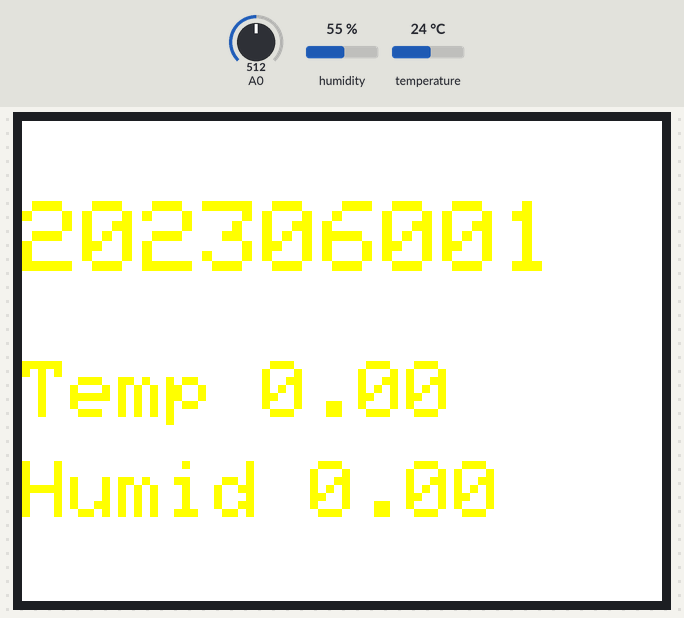
The sketch below on a simulated ESP8266 (NodeMCU). Parts: 320×240 colour display. The test bench sets the inputs (shaded band); at power-on: temperature 24 °C, humidity 55 %, A0 = 512. WiFi joins after 1.5 s; servers stay silent unless stated; uploads are accepted with an empty reply; what the sketch prints to the serial monitor is not drawn.

Above: at 0.3 s.
3.0 s: temperature set to 28 °C
At 8.5 s:
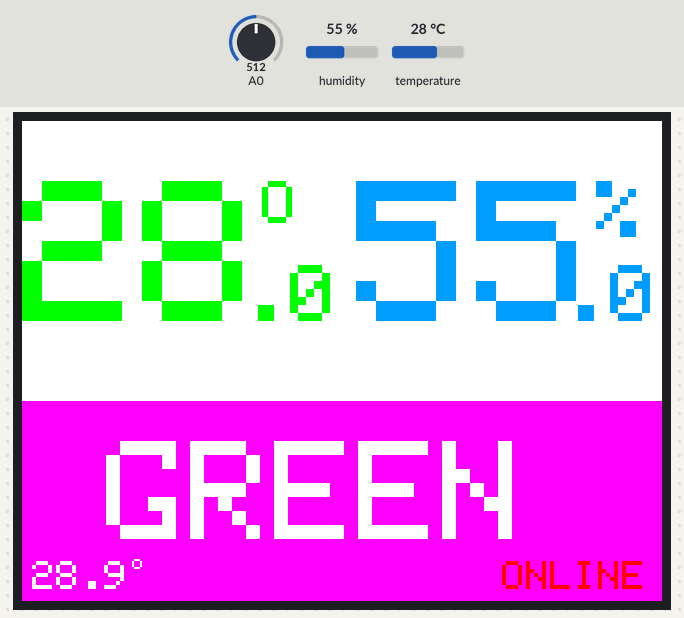
13.6 s: humidity set to 88 %
At 23.8 s:
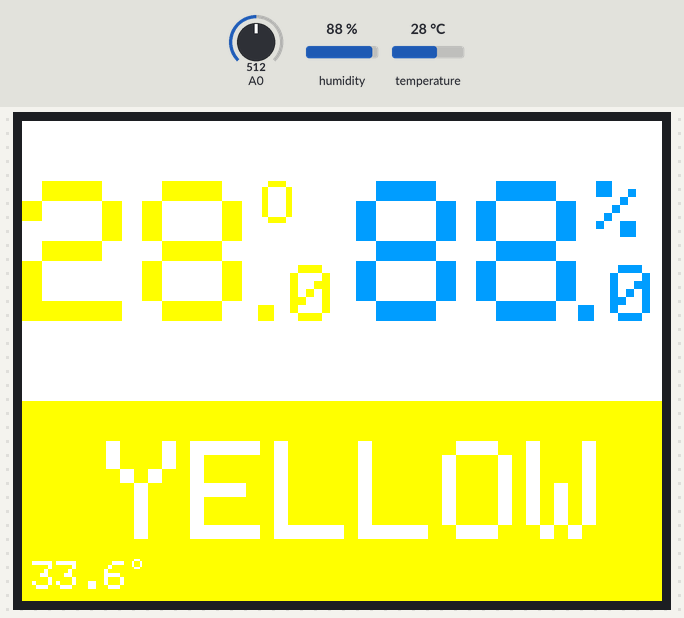
24.2 s: temperature set to 33 °C
At 28.7 s:
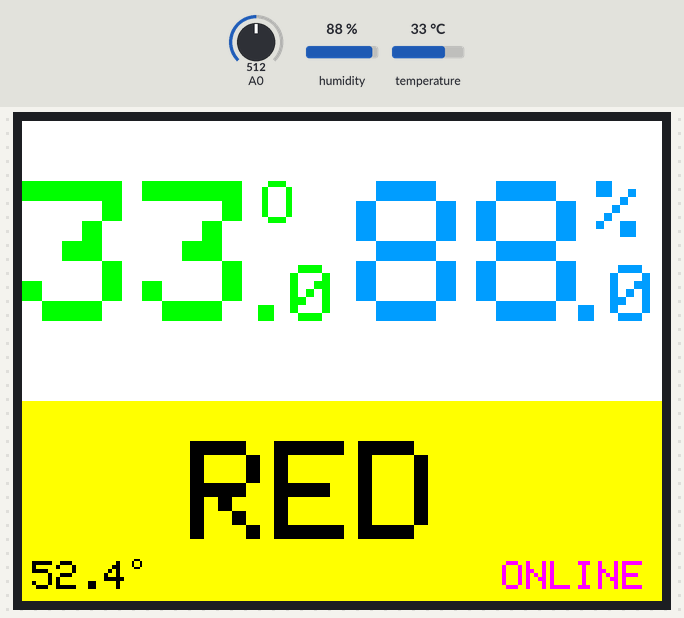
34.8 s: temperature set to 41 °C
At 39.9 s:
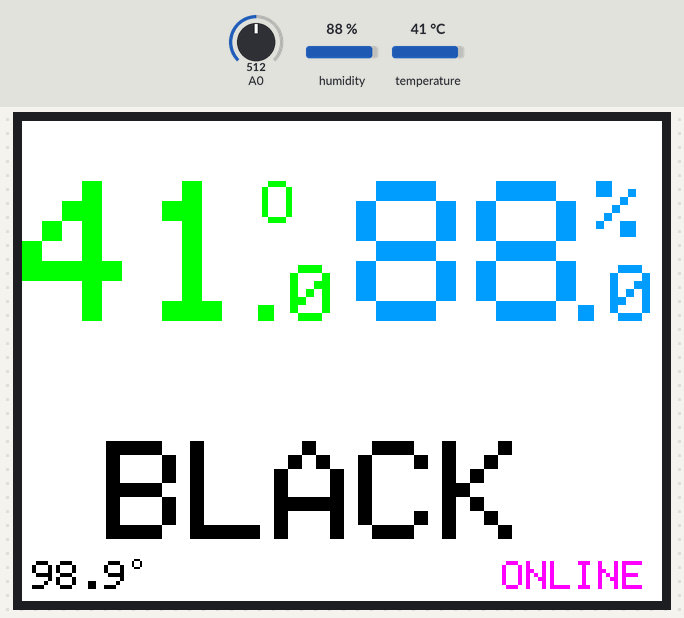
45.4 s: temperature set to 12 °C
At 49.9 s:
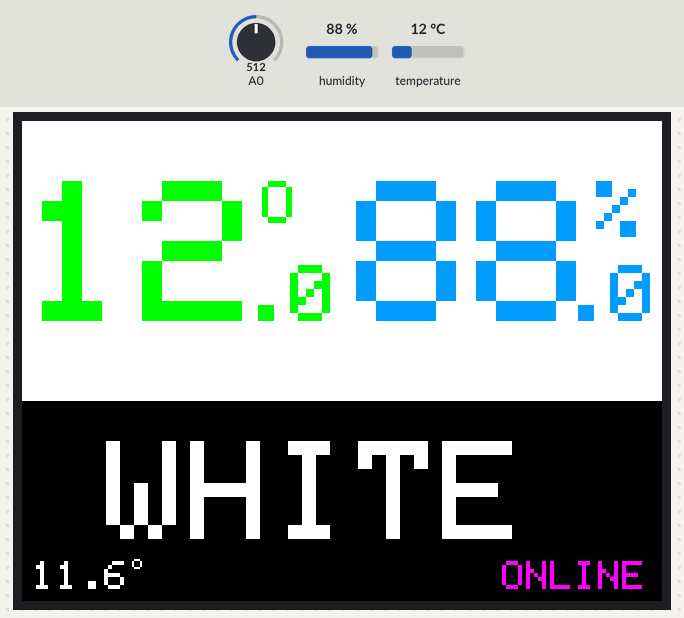
Timing chart, 0 to 51.4 s (numbered marks = the images above; inputs shaded):
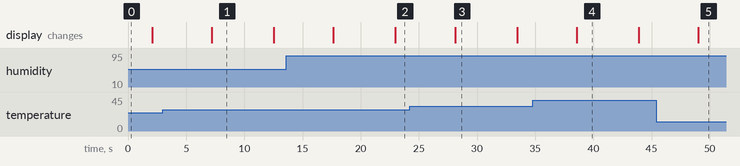

The sketch:

HT-Army_arduinoTP4_LCDV2.ino
```cpp
/*Connect
HT22
HT22 <---> D1
VCC <---> 3V3,
GND <---> GND
LED2.4Display
LED <---> 3V3
CS <---> D2
RST <---> D3
D/C <---> D4
MOSI <---> D7
SCK <---> D5
VCC <---> 3V3,l
GND <---> GND
*/

#include <WiFiManager.h> // https://github.com/tzapu/WiFiManager
#include <WiFiUdp.h>
#include "DHT.h"
#include <Adafruit_GFX.h>    // Core graphics library
#include <Adafruit_ST7789.h> // Hardware-specific library for ST7789
#include <SPI.h>
#include <ESP8266HTTPClient.h>
#include <WiFiClientSecureBearSSL.h>

#define TFT_CS         D2   //14
#define TFT_RST        D3   //15
#define TFT_DC         D4   //32
#define DHTPIN D1
#define DHTTYPE DHT22
#define ST77XX_B 0X04FF
#define ST77XX_M 0x07E0  //0XF81F
#define ST77XX_BLACK 0xFFFF//0x0000
#define ST77XX_RED 0xFFE0//0x001F
#define ST77XX_GREEN 0xF81F //0x07E0
#define ST77XX_WHITE 0x0000//0xFFFF
#define ST77XX_BLUE 0xF800
#define ST77XX_CYAN 0x07FF
#define ST77XX_MAGENTA 0xF81F

String device_id = "202306001";  //-------------------------------
bool firsttime = true;
float humid,temp,hic,water;
int train,rest,timestamp;
String flag,status;
unsigned long sendDataPrevMillis = 0;
// unsigned long timerDelay = TIME_SENDFIREBASE;
int timerDelay = 10;
float adjust_temp = 0;
float adjust_humid = 0;

WiFiUDP ntpUDP;
Adafruit_ST7789 tft = Adafruit_ST7789(TFT_CS, TFT_DC, TFT_RST);
DHT dht(DHTPIN, DHTTYPE);
WiFiManager wm;

int update_api(String device_id,float temp,float humid,float hic,String flag){
  sendDataPrevMillis = millis();

  std::unique_ptr<BearSSL::WiFiClientSecure>client(new BearSSL::WiFiClientSecure);
  client->setInsecure();
  HTTPClient https;
  int httpResponseCode;
  if(https.begin(*client, "https://wssignal.whsse.net/transaction")) {  // HTTPS    https://www.arduinoall.net/arduino-tutor/code/client.php
      String p = "{\"serial_number\": \""+String(device_id)+"\", \"heat_index\":" + String(hic) + ", \"humidity\": " + String(humid) + ", \"flag\": \"" + flag + "\", \"temperature\":" + String(temp) + "}";

      https.addHeader("Content-Type", "application/json");
      httpResponseCode = https.POST(p);
      String content = https.getString();
      Serial.print("\nhttpResponseCode"); Serial.print(httpResponseCode);
      Serial.print("content"); Serial.println(content);
      https.end();
    }else{
      Serial.printf("[HTTPS] Unable to connect\n");
    }

    return httpResponseCode;


}

void updateScreen(String flag,float temp,float humid,String status,int bat_percentage) {

  tft.fillScreen(ST77XX_BLACK);
  if(status=="online"){
    tft.setTextColor(ST77XX_M);
  }
  else{
    tft.setTextColor(ST77XX_RED);
  }
  if(temp == -99){
    tft.setTextColor(ST77XX_BLACK);
  }
  tft.setCursor(0, 30);
  tft.setTextSize(10);
  tft.print(String(int(floor(temp))));
  tft.setTextSize(3);
  tft.print("O");
  tft.setTextColor(ST77XX_B);
  if(temp == -99){
    tft.setTextColor(ST77XX_BLACK);
  }
  tft.setCursor(167, 30);
  tft.setTextSize(10);
  tft.print(String(int(floor(humid))));
  tft.setTextSize(4);
  tft.print("%");
  tft.setTextSize(4);
  tft.setCursor(110, 72);
  if(status=="online"){
    tft.setTextColor(ST77XX_M);
  }
  else{
    tft.setTextColor(ST77XX_RED);
  }
  if(temp == -99){
    tft.setTextColor(ST77XX_BLACK);
  }
  tft.print("." + String(int(10*(temp-floor(temp)))));
  tft.setCursor(270, 72);
  tft.setTextColor(ST77XX_B);
  if(temp == -99){
    tft.setTextColor(ST77XX_BLACK);
  }
  tft.print("." + String(int(10*(humid-floor(humid)))));
  tft.setCursor(0, 160);
  tft.setTextSize(7);
  if(flag=="GREEN"){
    tft.fillRect(0,140,350,140,ST77XX_GREEN);  //bg
    tft.setTextColor(ST77XX_BLACK); //text
    tft.println(" GREEN ");   //7
  }
  else if (flag=="RED") {
    tft.fillRect(0,140,350,140,ST77XX_RED);
    tft.setTextColor(ST77XX_WHITE);
    tft.println("  RED  ");   //7
  }
  else if (flag=="YELLOW") {
    tft.fillRect(0,140,350,140,ST77XX_YELLOW);
    tft.setTextColor(ST77XX_BLACK);
    tft.println(" YELLOW ");   //7
  }
  else if (flag=="BLACK") {
    tft.fillRect(0,140,350,140,ST77XX_BLACK);
    tft.setTextColor(ST77XX_WHITE);
    tft.println(" BLACK ");   //7
  }
  else if (flag=="WHITE") {
    tft.fillRect(0,140,350,140,ST77XX_WHITE);
    tft.setTextColor(ST77XX_BLACK);
    tft.println(" WHITE ");   //7
  }
  tft.setCursor(5, 220);
  tft.setTextSize(2);
  tft.println(String(hic,1));
  tft.setTextSize(1);
  tft.setCursor(55, 217);
  tft.print("o");
  if(status == "online"){
    tft.setCursor(240, 220);
    if(flag=="GREEN"){
      tft.setTextColor(ST77XX_BLUE);
    }
    else{
      tft.setTextColor(ST77XX_GREEN);
    }
  }
  else{
    tft.setCursor(230, 220);
    if(flag=="RED"){
      tft.setTextColor(ST77XX_BLACK);
    }
    else{
      tft.setTextColor(ST77XX_RED);
    }
  }
  if(status=="severfail"){
    tft.setCursor(210, 220);
  }
  tft.setTextSize(2);
  String s = status;
  s.toUpperCase();
  tft.print(s);
}

void setup(){
  Serial.begin(115200);

  dht.begin();

  tft.init(240, 320);
  // tft.invertDisplay(true);
  // tft.setRotation(3);
  tft.setRotation(1);
  tft.fillScreen(ST77XX_BLACK);
  tft.setTextColor(ST77XX_RED);
  tft.setCursor(0, 40);
  tft.setTextSize(5);
  tft.println(device_id);
  tft.setTextColor(ST77XX_YELLOW);
  tft.setTextSize(4);
  tft.setCursor(0, 120);
  String s = "";
  if(adjust_temp >0){
    s = "+";
  }
  tft.println("Temp "+s+String(adjust_temp));
  tft.setCursor(0, 170);
  s = "";
  if(adjust_humid >0){
    s = "+";
  }
  tft.println("Humid "+s+String(adjust_humid));


  WiFi.mode(WIFI_STA); // explicitly set mode, esp defaults to STA+AP
  //wm.resetSettings();
  wm.setConfigPortalBlocking(false);
  wm.setConfigPortalTimeout(60);
  if(wm.autoConnect("AutoConnectAP")){
      Serial.println("connected...yeey :)");
  }
  else {
      Serial.println("Configportal running");
  }
}

float mapfloat(float x, float in_min, float in_max, float out_min, float out_max)
{
  return (x - in_min) * (out_max - out_min) / (in_max - in_min) + out_min;
}

void loop(){

  int bat_percentage = analogRead(A0);

  Serial.print("Batterry Percen...");
  Serial.println(bat_percentage);
  Serial.print("A0...");
  Serial.println(analogRead(A0));

  if(WiFi.status()==3 && firsttime == true){
    firsttime = false;

  }
  //read DHT
  humid = dht.readHumidity() + adjust_humid;
  temp = dht.readTemperature() + adjust_temp;
  if(isnan(humid) || isnan(temp)) {
    humid = -99;
    temp = -99;
    hic = -99;
  }
  else{
    hic = dht.computeHeatIndex(temp, humid, false);
  }
  if(hic == -99){
    flag = "none";
    water = -1;
    train = -1;
    rest = -1;
  }
  else if(hic<27){
    flag = "WHITE";
    water = 0.5;
    train = 60;
    rest = 0;
  }
  else if(hic<32){
    flag = "GREEN";
    water = 1.5;
    train = 50;
    rest = 10;
  }
  else if(hic<41){
    flag = "YELLOW";
    water = 1;
    train = 45;
    rest = 15;
  }
  else if(hic<55){
    flag = "RED";
    water = 1;
    train = 30;
    rest = 30;
  }
  else{
    flag = "BLACK";
    water = 1;
    train = 20;
    rest = 40;
  }
  //find status
  if(WiFi.status()==3){
    status = "online";
  }
  else{
    status = "offline";
  }
  //update screen
  Serial.print("temp");
  Serial.println(temp);
  Serial.print("humid");
  Serial.println(humid);
  Serial.print("timerDelay");
  Serial.println(timerDelay);
  Serial.print("adjust_temp");
  Serial.println(adjust_temp);
  Serial.print("adjust_humid");
  Serial.println(adjust_humid);
  if (WiFi.status()==3 && (millis() - sendDataPrevMillis > timerDelay*1000 || sendDataPrevMillis == 0)){
    int httpResponseCode = update_api(device_id, temp, humid, hic, flag);
    if(httpResponseCode != 201){
      status = "severfail";
    }
  }

  updateScreen(flag,temp,humid,status,bat_percentage);

  // delay(500);
  // updateScreen("RED",temp,humid,status,bat_percentage);
  // delay(500);
  // updateScreen("BLACK",temp,humid,status,bat_percentage);
  // delay(500);
  // updateScreen("YELLOW",temp,humid,status,bat_percentage);
  // delay(500);
  // updateScreen("GREEN",temp,humid,status,bat_percentage);
  // delay(500);
  // updateScreen("WHITE",temp,humid,status,bat_percentage);
  // delay(500);
  // updateScreen("none",temp,humid,"severfail",bat_percentage);

  wm.process();
  delay(5000);

}
```

Measured:
- after the input at 3.0 s, the display: changes after 4.2 s (image 1)
- after the input at 13.6 s, the display: first changes after 4.1 s (image 2 shows a later state)
- after the input at 24.2 s, the display: changes after 3.9 s (image 3)
- after the input at 34.8 s, the display: changes after 3.8 s (image 4)
- after the input at 45.4 s, the display: changes after 3.6 s (image 5)
- what the display in image 1 shows lasts 5.3 s, from 7.2 s to 12.5 s
